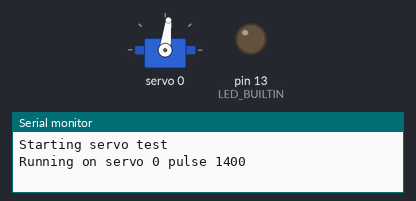
Bench run of a sketch on a simulated Arduino Uno, built with avr-gcc and run on an emulated ATmega328P. Parts: servo, output pins drawn as LEDs (lit = HIGH), the last lines printed to the serial monitor.

Above: at 0.05 s.
At 1.8 s:
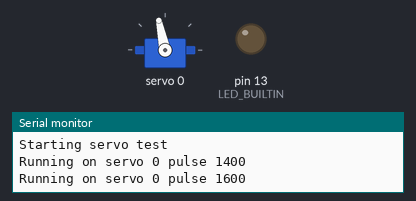
At 3.6 s:
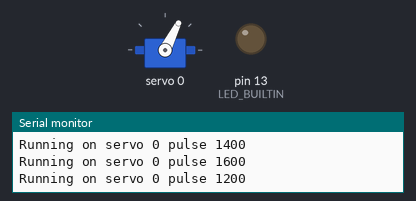
Timing chart, 0 to 6.0 s (numbered marks = the images above):
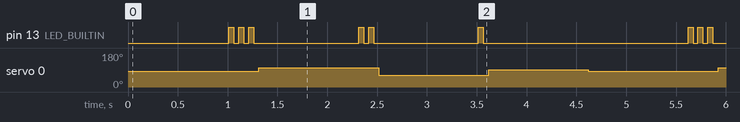

The sketch:

test_pca9685.ino
```cpp
#include <Adafruit_PWMServoDriver.h>

// using the default address 0x40
Adafruit_PWMServoDriver pwm = Adafruit_PWMServoDriver();

// Analog servos run at ~60 Hz updates
int frequency_ = 60;


void setup() {
  Serial.begin(57600);
  Serial.println("Starting servo test");

  pwm.begin();
  pwm.setPWMFreq(frequency_);

  pinMode(LED_BUILTIN, OUTPUT);
  delay(10);
}

int pulseWidth(int pulse_width) // width between 0 and 4096
{
  return (int)(float(pulse_width) / 1000000 * frequency_ * 4096);
}

void set_and_delay(int servonum, int pulse_width, int delay_time) {
  Serial.print("Running on servo ");
  Serial.print(servonum);
  Serial.print(" pulse ");
  Serial.println(pulse_width);

  pwm.setPWM(servonum, 0, pulseWidth(pulse_width));
  delay(delay_time);
}

void blink1(int times, int duration_blink, int duration_after=1) {
  for (int i = 0; i < times; ++i) {
    digitalWrite(LED_BUILTIN, HIGH);
    delay(duration_blink/2);
    digitalWrite(LED_BUILTIN, LOW);
    delay(duration_blink/2);
  }
  delay(duration_after);
}

void loop() {
  set_and_delay(0, 1400, 1000);
  blink1(3, 100);
  set_and_delay(0, 1600, 1000);
  blink1(2, 100);
  set_and_delay(0, 1200, 1000);
  blink1(1, 100);
  set_and_delay(0, 1500, 1000);
}
```

Measured:
- by itself, servo 0: repeats every 4.6 s: 63° 1.1 s, 92° 1.0 s, 83° 1.3 s, 102° 1.2 s
- by itself, pin 13 (LED_BUILTIN): repeats every 4.6 s: 2 × (LOW 0.05 s, HIGH 0.05 s), LOW 1.1 s, HIGH 0.05 s, LOW 0.05 s, HIGH 0.05 s, LOW 1.1 s, HIGH 0.05 s, LOW 2.1 s, HIGH 0.05 s
